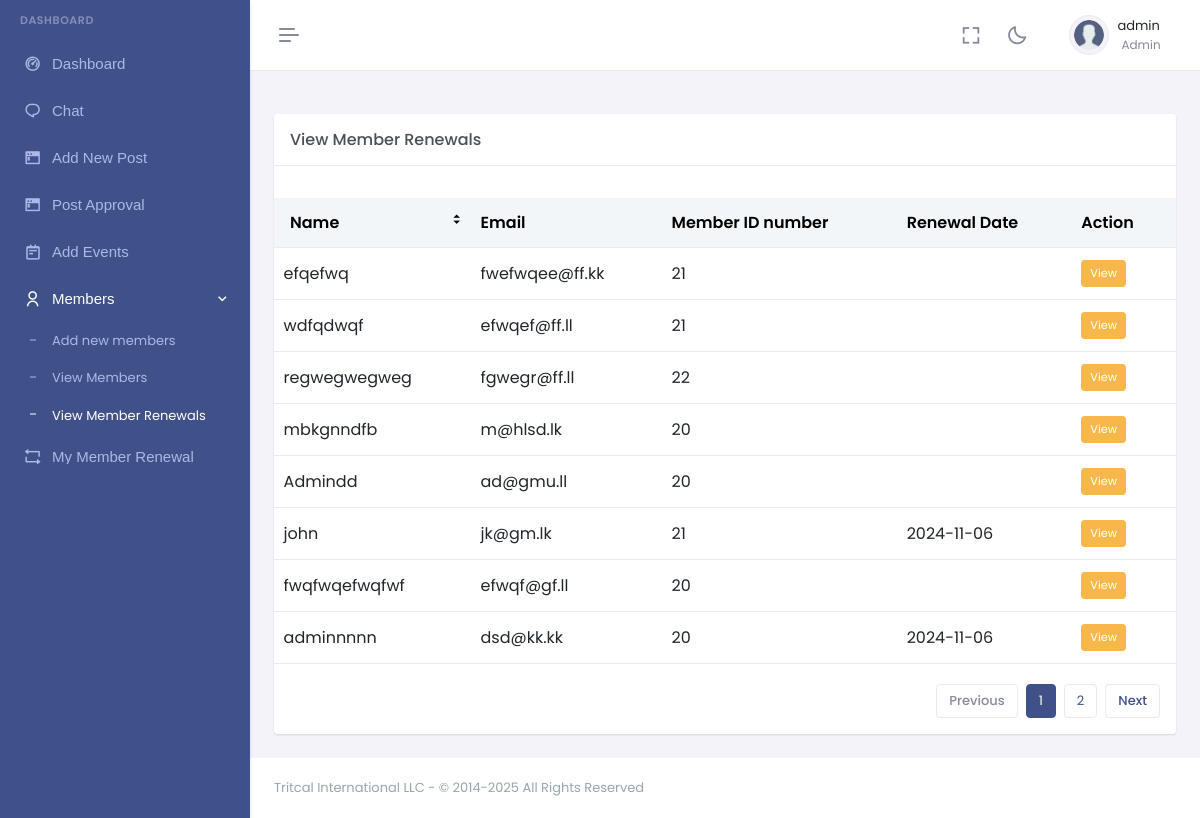
The page /view_member_renewals.php (signed in) on the database its author committed.
### tables this page shows
CREATE TABLE `member_renewal` (
  `id` int(11) NOT NULL,
  `full_name` varchar(255) NOT NULL,
  `email_address` varchar(255) DEFAULT NULL,
  `member_id` int(11) NOT NULL,
  `receipt` text DEFAULT NULL,
  `created_at` varchar(100) NOT NULL
);

### view_member_renewals.php (the view, shortened to what this page needs)
<?php
echo "Welcome, " . $_SESSION['member_username'];
?>
<!doctype html>
<html lang="en" data-layout="vertical" data-topbar="light" data-sidebar="dark" data-sidebar-size="lg"
    data-sidebar-image="none" data-preloader="disable" data-theme="default" data-theme-colors="default">
<head>
    <link href="assets/libs/sweetalert2/sweetalert2.min.css" rel="stylesheet" type="text/css" />
    <link href="assets/css/bootstrap.min.css" rel="stylesheet" type="text/css" />
    <link href="assets/css/icons.min.css" rel="stylesheet" type="text/css" />
    <link href="assets/css/app.min.css" rel="stylesheet" type="text/css" />
    <link href="assets/css/custom.min.css" rel="stylesheet" type="text/css" />
</head>
<body>
    <div id="layout-wrapper">
        <?php include './inc/admin_header.php'; ?>
        <?php include './inc/admin_sidebar.php'; ?>
        <div class="main-content">
            <div class="page-content">
                <div class="container-fluid">
                    <div class="row">
                        <div class="col-lg-12">
                            <div class="card">
                                <div class="card-header">
                                    <h4 class="card-title mb-0">View Member Renewals</h4>
                                </div>
                                <div class="card-body">
                                    <div class="listjs-table" id="customerList">
                                        <div class="table-responsive table-card mt-3 mb-1">
                                            <table class="table align-middle table-nowrap" id="customerTable">
                                                <thead class="table-light">
                                                    <tr>
                                                        <th class="sort" data-sort="customer_name">Name</th>
                                                        <th class="" data-sort="customer_name">Email</th>
                                                        <th class="" data-sort="email">Member ID number</th>
                                                        <th class="" data-sort="email">Renewal Date</th>
                                                        <th class="" data-sort="action">Action</th>
                                                    </tr>
                                                </thead>
                                                <tbody class="list form-check-all">
                                                    <?php
                                                    $sql = "SELECT * FROM member_renewal";
                                                    $result = $conn->query($sql);
                                                    if ($result && $result->num_rows > 0) {
                                                        while ($row = $result->fetch_assoc()) {
                                                            ?>
                                                            <tr>
                                                                <td class="email"><?php echo $row['full_name']; ?></td>
                                                                <td class="batch"><?php echo $row['email_address']; ?></td>
                                                                <td class="batch"><?php echo $row['member_id']; ?></td>
                                                                <td class="batch"><?php echo $row['created_at']; ?></td>
                                                                <td>
                                                                    <div class="d-flex gap-2">
                                                                        <div class="edit">
                                                                            <li class="list-inline-item"
                                                                                data-bs-toggle="tooltip" data-bs-trigger="hover"
                                                                                data-bs-placement="top" title="View">
                                                                                <a href="backend/uploads/receipt/<?= $row['receipt']; ?>"
                                                                                    style="color: white; width:100%;"
                                                                                    class="mybtn_01 btn btn-warning btn-sm"
                                                                                    target="_blank">View</a>
                                                                            </li>
                                                                        </div>
                                                                    </div>
                                                                </td>
                                                            </tr>
                                                            <?php
                                                        }
                                                    } else {
                                                        echo "No data found.";
                                                    }
                                                    ?>
                                                </tbody>
                                            </table>
                                        </div>
                                        <div class="d-flex justify-content-end">
                                            <div class="pagination-wrap hstack gap-2">
                                                <a class="page-item pagination-prev disabled"
                                                    href="javascript:void(0);">
                                                    Previous
                                                </a>
                                                <ul class="pagination listjs-pagination mb-0"></ul>
                                                <a class="page-item pagination-next" href="javascript:void(0);">
                                                    Next
                                                </a>
                                            </div>
                                        </div>
                                    </div>
                                </div>
                            </div>
                        </div>
                    </div>
                </div>
            </div>
            <?php include './inc/dash_footer.php'; ?>
        </div>
</body>
</html>

### rows shown on the page
member_renewal: full_name "efqefwq", email_address "fwefwqee@ff.kk", member "21"
member_renewal: full_name "wdfqdwqf", email_address "efwqef@ff.ll", member "21"
member_renewal: full_name "regwegwegweg", email_address "fgwegr@ff.ll", member "22"
member_renewal: full_name "mbkgnndfb", email_address "m@hlsd.lk", member "20"
member_renewal: full_name "Admindd", email_address "ad@gmu.ll", member "20"
member_renewal: full_name "john", email_address "jk@gm.lk", member "21", created_at "2024-11-06"
member_renewal: full_name "fwqfwqefwqfwf", email_address "efwqf@gf.ll", member "20"
member_renewal: full_name "adminnnnn", email_address "dsd@kk.kk", member "20", created_at "2024-11-06"

### other values the page prints
$_SESSION['member_username'] "admin"
